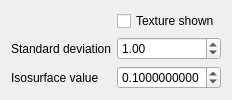
           <widget class="QWidget" name="pageT1sProbabilityDensity">
            <layout class="QFormLayout" name="formLayout_13">
             <property name="fieldGrowthPolicy">
              <enum>QFormLayout::AllNonFixedFieldsGrow</enum>
             </property>
             <item row="0" column="1">
              <widget class="QCheckBox" name="checkBoxTextureShown">
               <property name="text">
                <string>Texture shown</string>
               </property>
              </widget>
             </item>
             <item row="1" column="0">
              <widget class="QLabel" name="label_31">
               <property name="text">
                <string>Standard deviation</string>
               </property>
              </widget>
             </item>
             <item row="1" column="1">
              <widget class="QDoubleSpinBox" name="doubleSpinBoxKernelSigma">
               <property name="minimum">
                <double>0.000000000000000</double>
               </property>
               <property name="maximum">
                <double>5.000000000000000</double>
               </property>
               <property name="singleStep">
                <double>0.500000000000000</double>
               </property>
               <property name="value">
                <double>1.000000000000000</double>
               </property>
              </widget>
             </item>
             <item row="2" column="0">
              <widget class="QLabel" name="labelKDEIsosurfaceValue">
               <property name="text">
                <string>Isosurface value</string>
               </property>
              </widget>
             </item>
             <item row="2" column="1">
              <widget class="QDoubleSpinBox" name="doubleSpinBoxT1KDEIsosurfaceValue">
               <property name="decimals">
                <number>10</number>
               </property>
               <property name="maximum">
                <double>1.000000000000000</double>
               </property>
               <property name="singleStep">
                <double>0.100000000000000</double>
               </property>
               <property name="value">
                <double>0.100000000000000</double>
               </property>
              </widget>
             </item>
            </layout>
           </widget>
